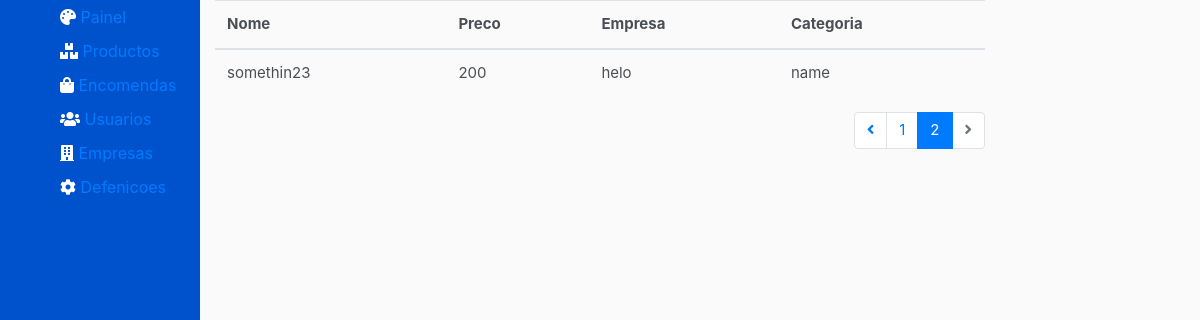
The page /dashboard/product/list?page=2 on the database as committed earlier.
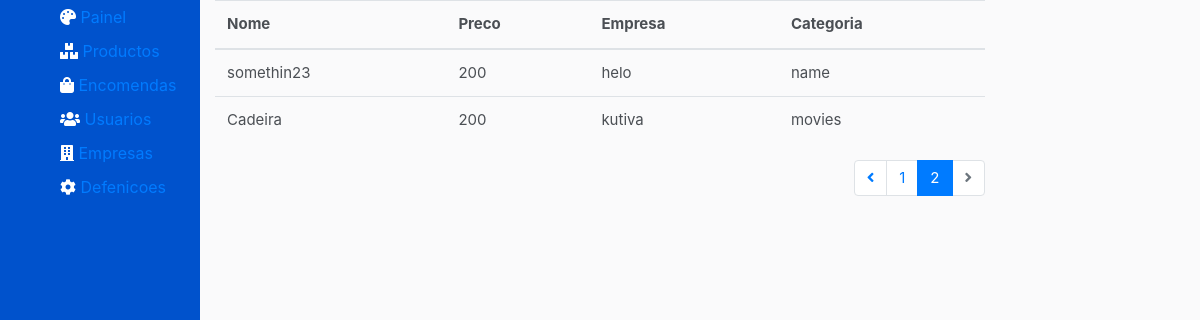
The same page on the database as committed later.
### dashboard/models.py (models this page shows)
class Products(models.Model):
    name = models.CharField(max_length=30, blank=True)
    category = models.CharField(max_length=30, blank=True)
    price = models.CharField(max_length=30, blank=True)
    description = models.TextField(max_length=30, blank=True)
    company = models.CharField(max_length=30, blank=True)
    discount = models.CharField(max_length=30, blank=True)

### dashboard/views.py (the view)
# urls.py: path('product/list', views.ProductListView.as_view(),
class ProductListView(ListView):
    model = Products
    template_name = 'dashboard/product/list.html'
    context_object_name = 'products'
    paginate_by = 5
    def get_context_data(self, **kwargs):
        context = super(ProductListView, self).get_context_data(**kwargs)
        products = self.get_queryset()
        page = self.request.GET.get('page')
        paginator = Paginator(products, self.paginate_by)
        try:
            products = paginator.page(page)
        except PageNotAnInteger:
            products = paginator.page(1)
        except EmptyPage:
            products = paginator.page(paginator.num_pages)
        context['product'] = products
        return context

### price/templates/dashboard/product/list.html (shortened to what this page needs)
{% extends "price/layout/base.html" %}
{% load staticfiles %}
{% load staticfiles %}
{% block styles %}
<link rel="stylesheet" href="{% static 'stylesheet/main.css' %}">
<link rel="stylesheet" href="https://use.fontawesome.com/releases/v5.7.2/css/all.css">
<link rel="stylesheet" href="{% static 'stylesheet/dashboard.css' %}">
{% endblock %}
{% block content %}
<main>
    <div class="container-fluid">
        <div class="row">
                <div class="col-md-2 aside">
                    {% include "dashboard/aside.html" %}
                </div>
            <div class="col-md-8">
                <section>
                    <table class="table table-borderless">
                        <thead>
                        <tr>
                            <th scope="col">Nome</th>
                            <th scope="col">Preco</th>
                            <th scope="col">Empresa</th>
                            <th scope="col">Categoria</th>
                        </tr>
                        </thead>
                        <tbody>
                        {% for product in products %}
                        <tr>
                            <td colspan="1">{{ product.name }}</td>
                            <td>{{ product.price }}</td>
                            <td>{{ product.company }}</td>
                            <td>{{ product.category }}</td>
                        </tr>
                        {% endfor %}
                        </tbody>
                    </table>
                    {% if is_paginated %}
                        {% include "price/layout/pagination.html" %}
                    {% endif %}
                </section>
            </div>
        </div>
    </div>
</main>
{% endblock %}

### price/templates/price/layout/base.html (shortened to what this page needs)
{% load staticfiles %}
<!DOCTYPE html>
<html lang="en">
<head>
    <link rel="stylesheet" href="https://use.fontawesome.com/releases/v5.7.2/css/all.css">
    <link rel="stylesheet" href="{% static 'stylesheet/price/main.css' %}">
    <link rel="stylesheet" href="https://stackpath.bootstrapcdn.com/font-awesome/4.7.0/css/font-awesome.min.css">
    <link rel="stylesheet" href="https://maxcdn.bootstrapcdn.com/bootstrap/4.0.0/css/bootstrap.min.css">
    <link rel="stylesheet" href="{% static 'stylesheet/main.css' %}">
    {% block styles %}
    {% endblock %}
</head>
    <body>
        {% block  content %}
        {%  endblock%}
    </body>
</html>

### price/templates/dashboard/aside.html
<aside>
    <ul>
        <li><i class="fas fa-palette"></i> <a href=" {% url 'index' %}" title="" > Painel</a></li>
        <li><i class="fas fa-boxes"></i> <a href=" {% url 'product-list' %}" title="" > Productos</a></li>
        <li><i class="fas fa-shopping-bag"></i> <a href=" {% url 'order' %}" title="" >  Encomendas</a></li>
        <li><i class="fas fa-users"></i> <a href=" {% url 'user' %}" title="" > Usuarios</a></li>
        <li><i class="fas fa-building"></i> <a href=" {% url 'companies' %}" title="" > Empresas</a></li>
        <li><i class="fas fa-cog"></i>  <a href=" {% url 'products' %}" title="" > Defenicoes</a></li>
    </ul>
</aside>

### price/templates/price/layout/pagination.html (shortened to what this page needs)
<nav aria-label="navigation">
    <ul class="pagination justify-content-end mb-0">
        {% if page_obj.has_previous %}
        <li class="page-item">
            <a class="page-link" href="?page={{ page_obj.previous_page_number }}">
                <i class="fas fa-angle-left"></i>
            </a>
        </li>
        {% endif %}
        {% for i in page_obj.paginator.page_range %}
        {% if page_obj.number == i %}
        <li class="page-item active">
            <a class="page-link" href="?page={{ i }}">{{ page_obj.number }}</a>
        </li>
        {% elif i > page_obj.number|add:'-5' and i < page_obj.number|add:'5' %}
        <li class="page-item">
            <a class="page-link" href="?page={{ i }}">{{ i }}</a>
        </li>
        {% endif %}
        {% endfor %}
        {% if page_obj.has_next %}
        <li class="page-item">
            <a class="page-link" href="?page={{ page_obj.next_page_number }}">
                <i class="fas fa-angle-right"></i>
                <span class="sr-only">Next</span>
            </a>
        </li>
        {% else %}
        <li class="page-item disabled">
            <a class="page-link" href="#">
                <i class="fas fa-angle-right"></i>
            </a>
        </li>
        {% endif %}
    </ul>
</nav>

### price/static/stylesheet/main.css (style rules this page uses)
body { background-color:#fafafb; color:#4b4f54!important; font-size:15px!important; }
nav ul { list-style: none; padding:0; margin: 0; }
nav { margin-bottom: 50px; }

### price/static/stylesheet/dashboard.css (style rules this page uses)
.aside { background-color:#0052CC; height: 100vh; }
aside ul { list-style: none; color: white; }
aside ul li { font-size: 16px; padding: 5px; list-style: none; }

Rows that differ between the two databases and show on the page:
added Products: name "Cadeira", price "200", company "kutiva", category "movies"
